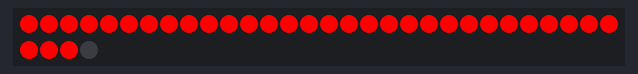
The sketch below on a simulated Arduino Uno, built with avr-gcc and run on an emulated ATmega328P. On the bench: 34 RGB LEDs in strip order, left to right, continuing on the next row. Dim RGB values are drawn brighter than linear.

Above: at 0.9 s.
At 2.2 s:
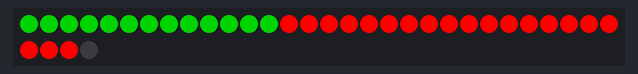
At 2.8 s:
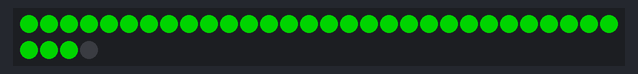
At 4.1 s:
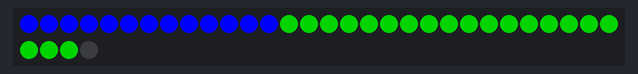
At 4.7 s:
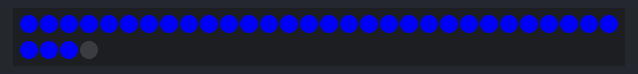
At 9.4 s:
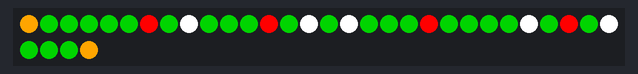

Measured:
- what the display in image 4 shows lasts 1.0 s, from 4.6 s to 5.6 s

The sketch:

Code.ino
```cpp
// (licence header left out)
// ###########################################################################################################################################
// # Code version:
// ###########################################################################################################################################
String Code_Version = "V1.0.0";


// ###########################################################################################################################################
// # Includes:
// #
// # FastLED                // by Daniel Garcia               // https://github.com/FastLED/FastLED
// #
// ###########################################################################################################################################
#include "FastLED.h"


// ###########################################################################################################################################
// # Hardware settings:
// ###########################################################################################################################################
// How many LEDs are in your neon LED strip?:
#define NUM_LEDS 34
// Data pin - here D5 with GPIO 14 on the Wemos D1 mini ESP8266:
#define DATA_PIN 14


// ###########################################################################################################################################
// # Definitions:
// ###########################################################################################################################################
// Define the array of leds:
CRGB leds[NUM_LEDS];


// ###########################################################################################################################################
// # Startup function:
// ###########################################################################################################################################
void setup() {
  // Initialize the LED strip:
  FastLED.addLeds<WS2811, DATA_PIN, BRG>(leds, NUM_LEDS);

  // Switch all LEDs off first:
  LEDS.showColor(CRGB(0, 0, 0));

  // Set LED brightness (0-255);
  LEDS.setBrightness(255);

  // Some animation and LED color output testing first:

  // Set all LEDs to red:
  for (int i = 0; i < NUM_LEDS - 1; i++) {
    leds[i] = CRGB::Red;
    FastLED.show();
    delay(25);
  }
  delay(1000);

  // Set all LEDs to green:
  for (int i = 0; i < NUM_LEDS - 1; i++) {
    leds[i] = CRGB::Green;
    FastLED.show();
    delay(25);
  }
  delay(1000);

  // Set all LEDs to blue:
  for (int i = 0; i < NUM_LEDS - 1; i++) {
    leds[i] = CRGB::Blue;
    FastLED.show();
    delay(25);
  }
  delay(1000);

  // Switch all LEDs off again:
  LEDS.showColor(CRGB(0, 0, 0));
  delay(1000);

  // Set all LEDs to green:
  for (int i = 0; i < NUM_LEDS - 1; i++) {
    leds[i] = CRGB::Green;
  }

  // Set colors for the ornamets and the tree trunk:
  leds[0] = CRGB::Orange;
  delay(250);
  FastLED.show();
  leds[33] = CRGB::Orange;
  delay(250);
  FastLED.show();
  leds[6] = CRGB::Red;
  delay(250);
  FastLED.show();
  leds[29] = CRGB::White;
  delay(250);
  FastLED.show();
  leds[8] = CRGB::White;
  delay(250);
  FastLED.show();
  leds[12] = CRGB::Red;
  delay(250);
  FastLED.show();
  leds[14] = CRGB::White;
  delay(250);
  FastLED.show();
  leds[16] = CRGB::White;
  delay(250);
  FastLED.show();
  leds[27] = CRGB::Red;
  delay(250);
  FastLED.show();
  leds[20] = CRGB::Red;
  delay(250);
  FastLED.show();
  leds[25] = CRGB::White;
  delay(250);
  FastLED.show();
}


// ###########################################################################################################################################
// # Runtime function:
// ###########################################################################################################################################
void loop() {
  // noting to do at runtime, xmas is chilling time... :)
}
```
